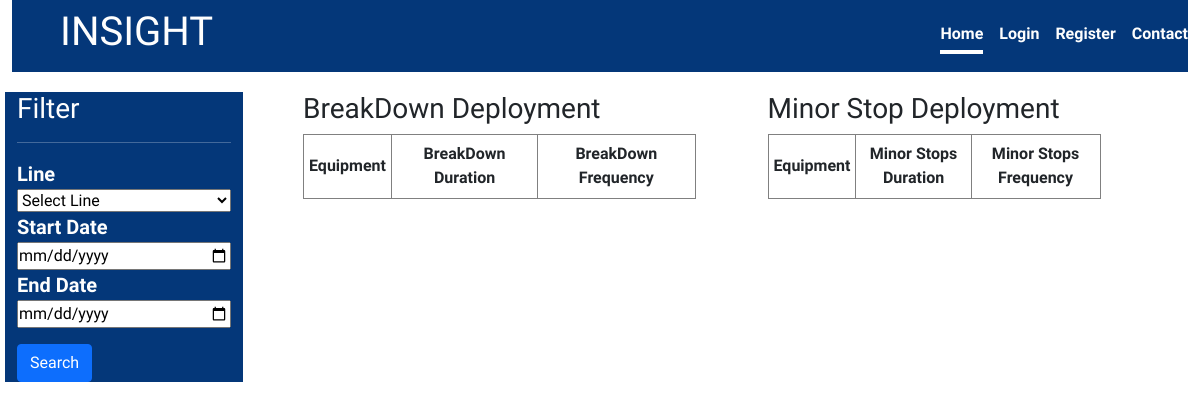
The page /insight/deviation/deployment on the database as committed earlier.
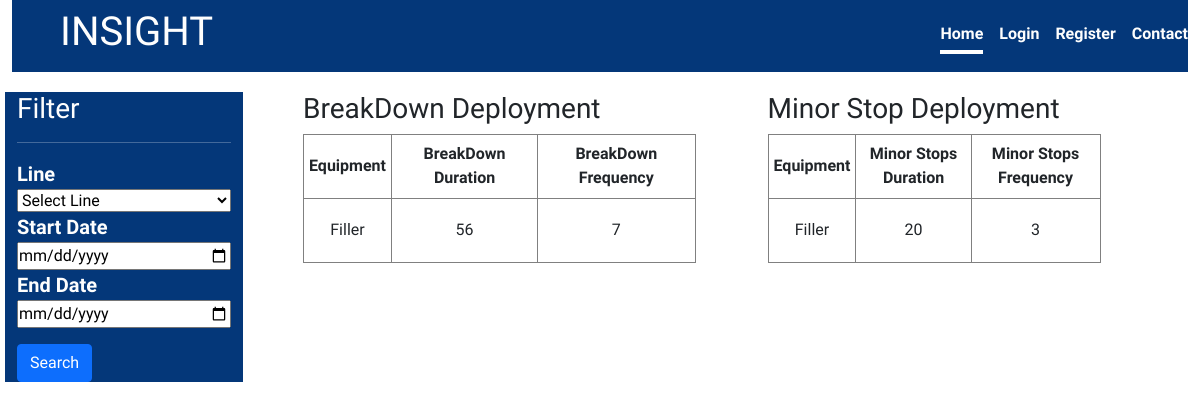
The same page on the database as committed later.
### insight/models.py (models this page shows)
class Equipment(models.Model):
    name = models.CharField(max_length=100,choices=choices.equipment_choices)
    def __str__(self):
        return self.name

### insight/views.py (the view)
# urls.py: path('deviation/deployment',DeviationDeploymentView,name='dev-dashboard')
def DeviationDeploymentView(request):
    equipments =Equipment.objects.all()
    function_failures =FunctionFailure.objects.all()
    failure_modes =FailureMode.objects.all()
    lines =Line.objects.all()
    line= request.GET.get('line')
    function_failures =FunctionFailure.objects.all()
    start_date=request.GET.get('start-date')
    end_date=request.GET.get('end-date')
    if line !='' and line is not None:
        equipments= equipments.filter(deviation__insight__line__id=line)
    if start_date !='' and start_date is not None:
        equipments =equipments.filter(deviation__insight__production_date__gte= start_date)
    if end_date !='' and start_date is not None:
        equipments =equipments.filter(deviation__insight__production_date__lte= end_date)
    print('ff',equipments.count())
    bddeployments=equipments.exclude(deviation__category=1)
    print('yy',bddeployments)
    bddeployments=equipments.filter(deviation__category=1).annotate(duration=Sum('deviation__duration'),frequency=Sum('deviation__frequency'))
    msdeployments=equipments.filter(deviation__category=2).annotate(duration=Sum('deviation__duration'),frequency=Sum('deviation__frequency'))
    for deployment in bddeployments:
        print('bd',deployment,deployment.duration,deployment.frequency)
    for deployment in msdeployments:
        print('ms',deployment,deployment.duration,deployment.frequency)
    context={
        'lines':lines,
        'msdeployments':msdeployments,
        'bddeployments':bddeployments
    }
    return render(request,'insight/deployment-dashboard.html',context)

### insight/models.py (called while the page is built)
    def __str__(self):
        return self.name

### insight/templates/insight/deployment-dashboard.html
{% extends 'base.html' %}{% block content %} {% include 'navbar.html' %}
<div class="deviation">
  <div class="row">
    <div class="col-3 content-sidebar" style="width: 20%">
      <h3>Filter</h3>
      <hr />
      {% include 'insight/dev-deployment-filter.html' %}
    </div>
    <div class="col-4 content-table k-table mx-5" style="width: 35%">
      <h3>BreakDown Deployment</h3>
      <table>
        <thead>
          <tr>
            <th>Equipment</th>
            <th>BreakDown Duration</th>
            <th>BreakDown Frequency</th>
          </tr>
        </thead>
        <tbody>
          {% for bd in bddeployments %}
          <tr>
            <td>{{bd}}</td>
            <td>{{bd.duration}}</td>
            <td>{{bd.frequency}}</td>
          </tr>
          {% endfor %}
        </tbody>
      </table>
    </div>
    <div class="col-4 content-table k-table " style="width: 30%">
      <h3>Minor Stop Deployment</h3>
      <div>
        <table>
          <thead>
            <tr>
              <th>Equipment</th>
              <th>Minor Stops Duration</th>
              <th>Minor Stops Frequency</th>
            </tr>
          </thead>
          <tbody>
            {% for ms in msdeployments %}
            <tr>
              <td>{{ms}}</td>
              <td>{{ms.duration}}</td>
              <td>{{ms.frequency}}</td>
            </tr>
            {% endfor %}
          </tbody>
        </table>
      </div>
    </div>
  </div>
</div>
{% endblock content %}

Rows that differ between the two databases and show on the page:
added Equipment: name "Filler", duration "56", frequency "7", duration "20", frequency "3"
